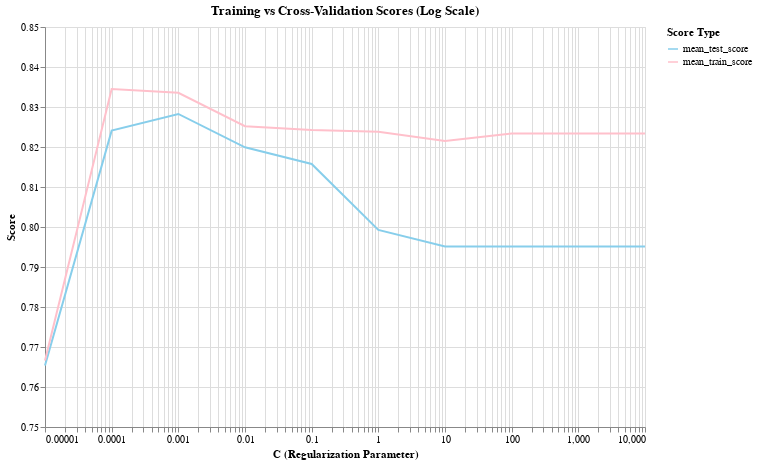

The cell this chart's notebook holds for it:
### Markdown cell above
**Model is performing well with C = 0.0010 with a high test score, close to train score, indicating that model isn't overfitting or underfitting**

### Code cell
# Log scale for x-axis, fixed y-axis range, and explicit data type specification
alt.Chart(lr_scores).transform_fold(
    ["mean_test_score", "mean_train_score"],  # Combine columns into one for color differentiation
    as_=["Score Type", "Score"]  # Rename columns for legend and y-axis
).mark_line().encode(
    x=alt.X("param_logisticregression__C:Q", 
            title="C (Regularization Parameter)", 
            scale=alt.Scale(type='log')),  # Set x-axis to log scale
    y=alt.Y("Score:Q", 
            title="Score", 
            scale=alt.Scale(domain=[0.75, 0.85])),  # Set y-axis range
    color=alt.Color("Score Type:N", 
                    title="Score Type",  # Add legend title
                    scale=alt.Scale(domain=["mean_test_score", "mean_train_score"],
                                    range=["skyblue", "pink"])),  # Map colors to lines
    tooltip=["param_logisticregression__C", "Score Type:N", "Score:Q"]  # Explicitly specify data types in tooltip
).properties(
    title="Training vs Cross-Validation Scores (Log Scale)",
    width=600,
    height=400
)

### Figure 1 — Vega-Lite specification as saved in the notebook (floating-point values rounded to 4 significant figures)
{"config": {"view": {"continuousWidth": 300, "continuousHeight": 300}}, "data": {"name": "data-eddb6e0d28b56cf987e8fd96275a74d4"}, "mark": {"type": "line"}, "encoding": {"color": {"field": "Score Type", "scale": {"domain": ["mean_test_score", "mean_train_score"], "range": ["skyblue", "pink"]}, "title": "Score Type", "type": "nominal"}, "tooltip": [{"field": "param_logisticregression__C", "type": "quantitative"}, {"field": "Score Type", "type": "nominal"}, {"field": "Score", "type": "quantitative"}], "x": {"field": "param_logisticregression__C", "scale": {"type": "log"}, "title": "C (Regularization Parameter)", "type": "quantitative"}, "y": {"field": "Score", "scale": {"domain": [0.75, 0.85]}, "title": "Score", "type": "quantitative"}}, "height": 400, "title": "Training vs Cross-Validation Scores (Log Scale)", "transform": [{"fold": ["mean_test_score", "mean_train_score"], "as": ["Score Type", "Score"]}], "width": 600, "$schema": "https://vega.github.io/schema/vega-lite/v5.20.1.json", "datasets": {"data-eddb6e0d28b56cf987e8fd96275a74d4": [{"param_logisticregression__C": 0.001, "mean_test_score": 0.8283, "mean_train_score": 0.8336}, {"param_logisticregression__C": 0.0001, "mean_test_score": 0.8241, "mean_train_score": 0.8345}, {"param_logisticregression__C": 0.01, "mean_test_score": 0.8199, "mean_train_score": 0.8252}, {"param_logisticregression__C": 0.1, "mean_test_score": 0.8158, "mean_train_score": 0.8243}, {"param_logisticregression__C": 1.0, "mean_test_score": 0.7993, "mean_train_score": 0.8238}, {"param_logisticregression__C": 10.0, "mean_test_score": 0.7951, "mean_train_score": 0.8215}, {"param_logisticregression__C": 100.0, "mean_test_score": 0.7951, "mean_train_score": 0.8233}, {"param_logisticregression__C": 1000.0, "mean_test_score": 0.7951, "mean_train_score": 0.8233}, {"param_logisticregression__C": 10000.0, "mean_test_score": 0.7951, "mean_train_score": 0.8233}, {"param_logisticregression__C": 1e-05, "mean_test_score": 0.7654, "mean_train_score": 0.7666}]}}
